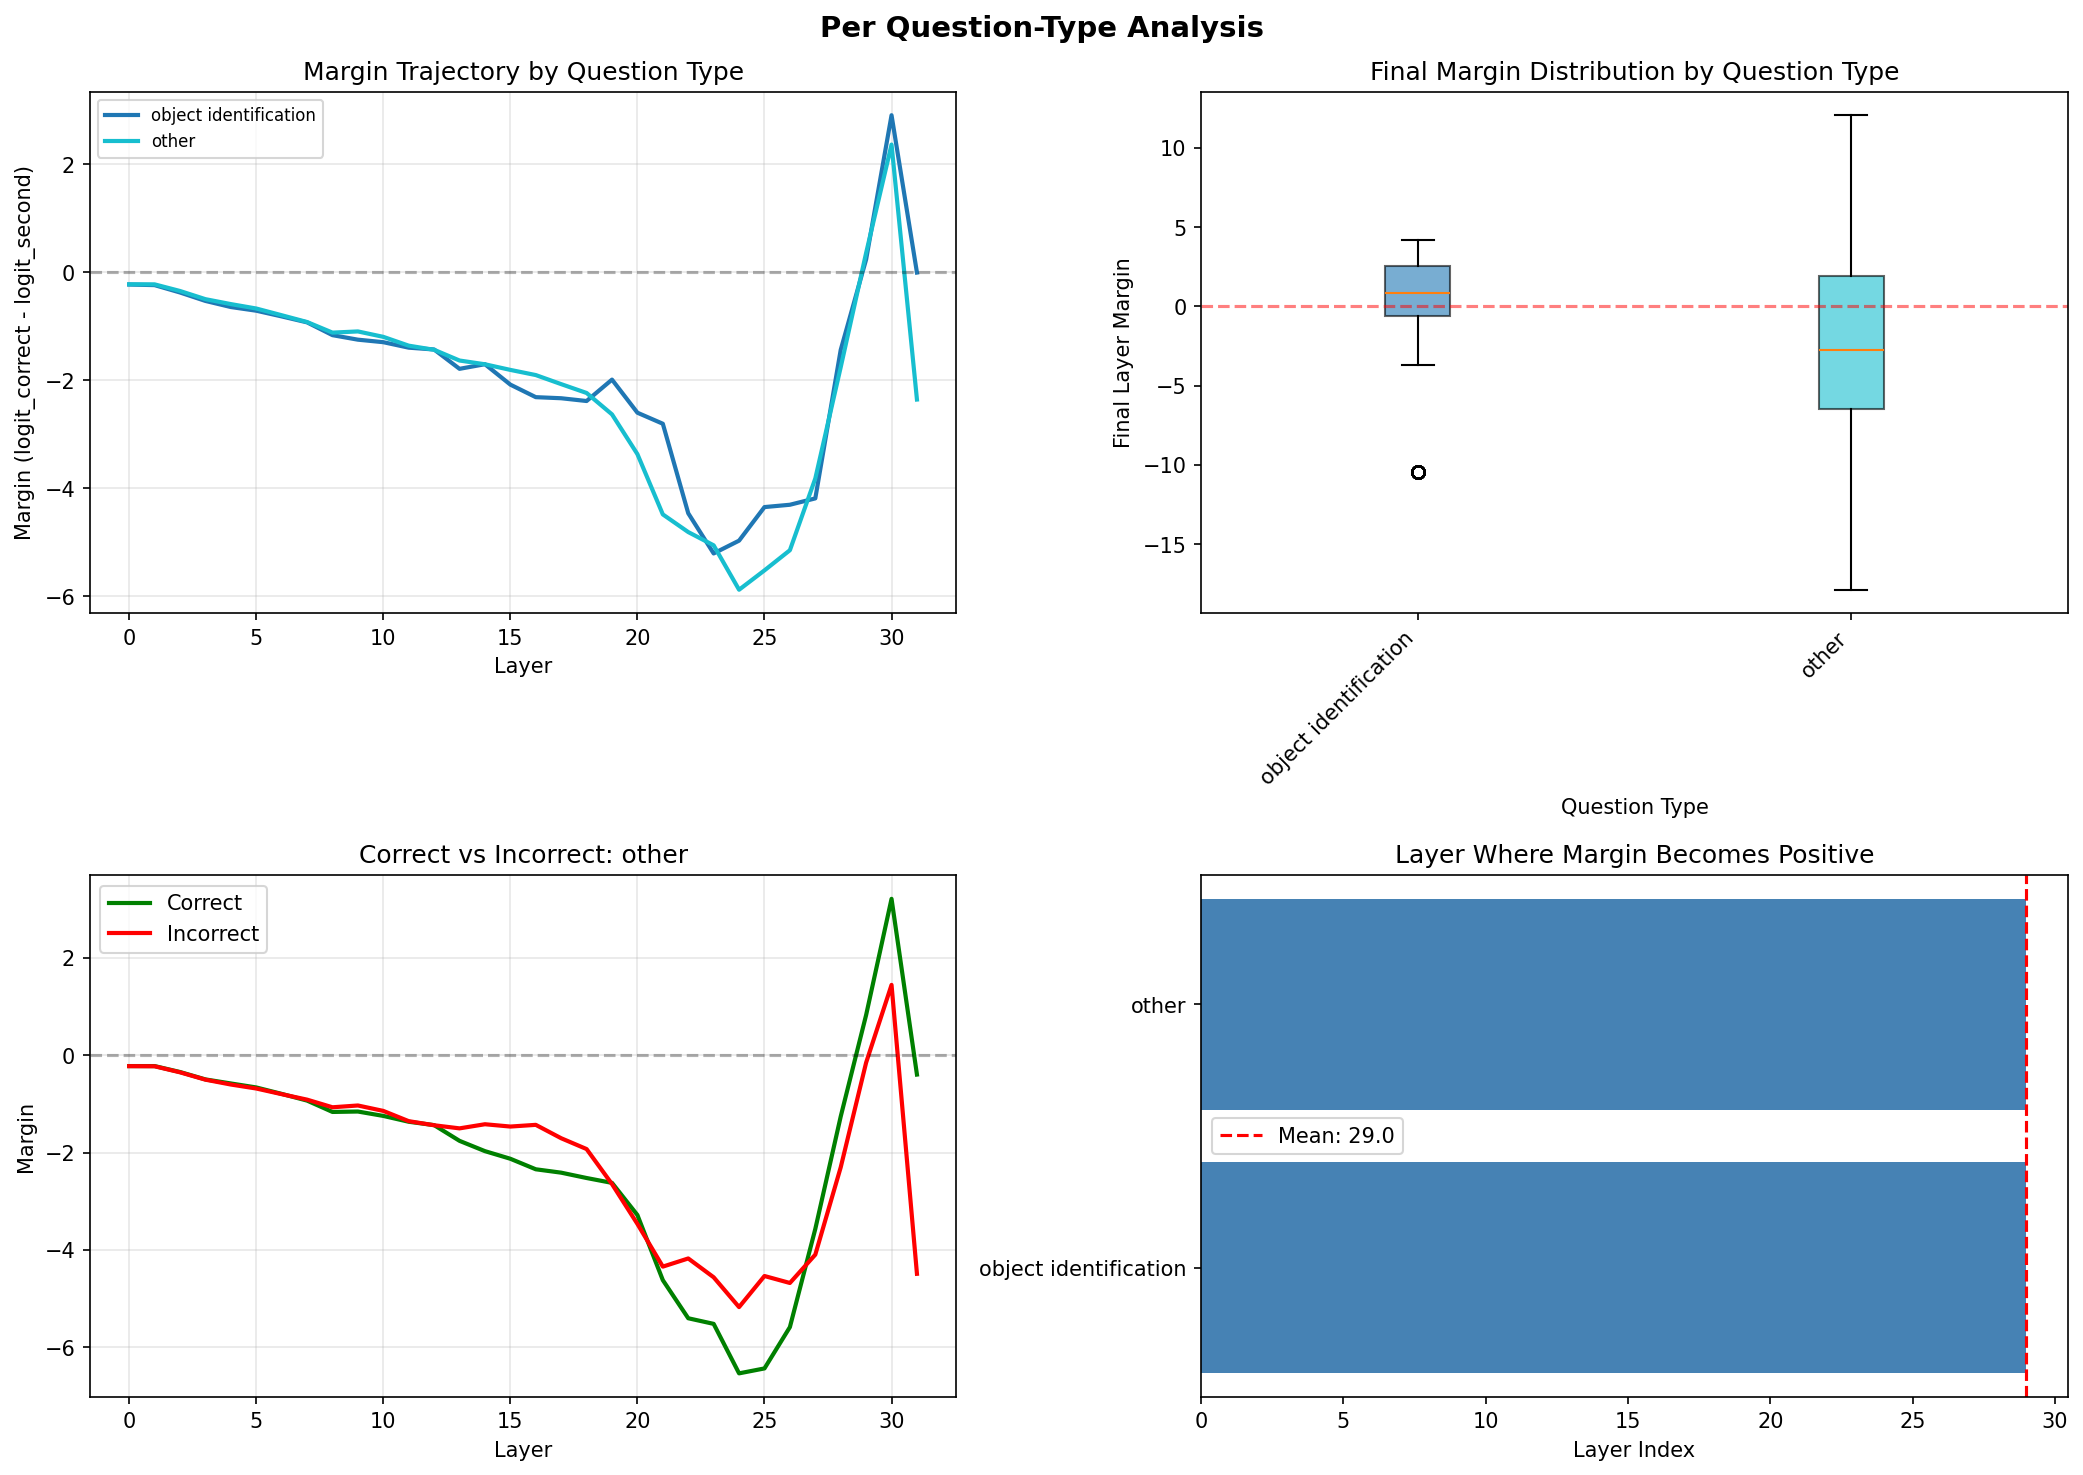

The Python source for this figure:
"""
PER QUESTION-TYPE ANALYSIS

This script analyzes margin trajectories and neuron activations broken down by question type:
- counting
- color  
- yes/no
- object identification
- etc.

From Shikhar's plan:
"Plot margin vs layer index, averaged over many questions and also per question‑type (counting, color, etc.)"
"Mutual information between a_i and question type or concept label"
"""

import json
import numpy as np
import pandas as pd
import matplotlib.pyplot as plt
from scipy import stats
import os
import warnings

warnings.filterwarnings('ignore')

# Get the directory where this script is located
SCRIPT_DIR = os.path.dirname(os.path.abspath(__file__))
PARENT_DIR = os.path.dirname(SCRIPT_DIR)


def load_existing_data():
    """Load data from existing experiments."""
    # Load step1b image comparison (has per-sample results)
    with open(os.path.join(SCRIPT_DIR, 'step1b_image_comparison.json'),
              'r') as f:
        image_comparison_data = json.load(f)

    # Load neuron analysis
    with open(os.path.join(SCRIPT_DIR, 'step3b_neuron_analysis.json'),
              'r') as f:
        neuron_data = json.load(f)

    # Load original CSV for question types
    df = pd.read_csv(os.path.join(PARENT_DIR, 'results.csv'))

    # logit_lens_results_1000.json is optional (may not exist)
    logit_lens_data = None
    logit_lens_path = os.path.join(SCRIPT_DIR, 'logit_lens_results_1000.json')
    if os.path.exists(logit_lens_path):
        with open(logit_lens_path, 'r') as f:
            logit_lens_data = json.load(f)

    return logit_lens_data, image_comparison_data, neuron_data, df


def analyze_by_question_type():
    """Analyze margin trajectories per question type."""

    print("=" * 70)
    print("PER QUESTION-TYPE ANALYSIS")
    print("=" * 70)

    # Load data
    logit_lens_data, image_comparison_data, neuron_data, df = load_existing_data(
    )

    # Get question types
    question_types = df['question_type'].unique()
    print(f"\nQuestion types found: {list(question_types)}")

    # Count per type
    type_counts = df['question_type'].value_counts()
    print("\nSamples per type:")
    for qt, count in type_counts.items():
        print(f"  {qt}: {count}")

    # Analyze step1b results by question type
    # Match questions to their types
    results_with_image = image_comparison_data.get('results_with_image', [])

    # Create mapping from question to type
    q_to_type = dict(zip(df['question'], df['question_type']))

    # Group results by question type
    margins_by_type = {qt: [] for qt in question_types}
    correct_by_type = {
        qt: {
            'correct': [],
            'incorrect': []
        }
        for qt in question_types
    }

    for result in results_with_image:
        question = result['question']
        qt = q_to_type.get(question, 'unknown')
        if qt in margins_by_type:
            margins_by_type[qt].append(result['margins'])
            if result['is_correct']:
                correct_by_type[qt]['correct'].append(result['margins'])
            else:
                correct_by_type[qt]['incorrect'].append(result['margins'])

    # Calculate average margins per type
    avg_margins_by_type = {}
    for qt in question_types:
        if margins_by_type[qt]:
            avg_margins_by_type[qt] = np.mean(margins_by_type[qt], axis=0)
            print(f"\n{qt}: {len(margins_by_type[qt])} samples")

    # Create visualization
    fig, axes = plt.subplots(2, 2, figsize=(14, 10))
    fig.suptitle('Per Question-Type Analysis', fontsize=14, fontweight='bold')

    # 1. Margin trajectory by question type
    ax1 = axes[0, 0]
    colors = plt.cm.tab10(np.linspace(0, 1, len(avg_margins_by_type)))

    for (qt, margins), color in zip(avg_margins_by_type.items(), colors):
        ax1.plot(margins, label=qt, color=color, linewidth=2)

    ax1.axhline(y=0, color='black', linestyle='--', alpha=0.3)
    ax1.set_xlabel('Layer')
    ax1.set_ylabel('Margin (logit_correct - logit_second)')
    ax1.set_title('Margin Trajectory by Question Type')
    ax1.legend(loc='upper left', fontsize=8)
    ax1.grid(True, alpha=0.3)

    # 2. Final margin distribution by type
    ax2 = axes[0, 1]
    final_margins = {
        qt: [m[-1] for m in margins_by_type[qt]]
        for qt in question_types if margins_by_type[qt]
    }

    positions = range(len(final_margins))
    bp = ax2.boxplot([final_margins[qt] for qt in final_margins.keys()],
                     positions=positions,
                     patch_artist=True)

    for patch, color in zip(bp['boxes'], colors):
        patch.set_facecolor(color)
        patch.set_alpha(0.6)

    ax2.set_xticklabels(list(final_margins.keys()), rotation=45, ha='right')
    ax2.set_xlabel('Question Type')
    ax2.set_ylabel('Final Layer Margin')
    ax2.set_title('Final Margin Distribution by Question Type')
    ax2.axhline(y=0, color='red', linestyle='--', alpha=0.5)

    # 3. Correct vs Incorrect by type (for types with enough data)
    ax3 = axes[1, 0]

    # Pick types with at least 3 correct and 3 incorrect
    valid_types = [
        qt for qt in question_types if len(correct_by_type[qt]['correct']) >= 3
        and len(correct_by_type[qt]['incorrect']) >= 3
    ]

    if valid_types:
        # Just plot one type as example (or first valid)
        example_type = valid_types[0] if valid_types else list(
            question_types)[0]

        if correct_by_type[example_type]['correct']:
            correct_avg = np.mean(correct_by_type[example_type]['correct'],
                                  axis=0)
            ax3.plot(correct_avg, 'g-', linewidth=2, label='Correct')

        if correct_by_type[example_type]['incorrect']:
            incorrect_avg = np.mean(correct_by_type[example_type]['incorrect'],
                                    axis=0)
            ax3.plot(incorrect_avg, 'r-', linewidth=2, label='Incorrect')

        ax3.axhline(y=0, color='black', linestyle='--', alpha=0.3)
        ax3.set_xlabel('Layer')
        ax3.set_ylabel('Margin')
        ax3.set_title(f'Correct vs Incorrect: {example_type}')
        ax3.legend()
        ax3.grid(True, alpha=0.3)
    else:
        ax3.text(0.5,
                 0.5,
                 'Not enough data for\ncorrect/incorrect comparison',
                 ha='center',
                 va='center',
                 transform=ax3.transAxes)
        ax3.set_title('Correct vs Incorrect (Insufficient Data)')

    # 4. Layer where margin becomes positive (per type)
    ax4 = axes[1, 1]

    crossover_layers = {}
    for qt, margins in avg_margins_by_type.items():
        # Find first layer where margin > 0
        for i, m in enumerate(margins):
            if m > 0:
                crossover_layers[qt] = i
                break
        else:
            crossover_layers[qt] = len(margins)  # Never crossed

    types_sorted = sorted(crossover_layers.keys(),
                          key=lambda k: crossover_layers[k])
    layers = [crossover_layers[qt] for qt in types_sorted]

    bars = ax4.barh(range(len(types_sorted)), layers, color='steelblue')
    ax4.set_yticks(range(len(types_sorted)))
    ax4.set_yticklabels(types_sorted)
    ax4.set_xlabel('Layer Index')
    ax4.set_title('Layer Where Margin Becomes Positive')
    ax4.axvline(x=np.mean(layers),
                color='red',
                linestyle='--',
                label=f'Mean: {np.mean(layers):.1f}')
    ax4.legend()

    plt.tight_layout()
    plt.savefig(os.path.join(SCRIPT_DIR, 'question_type_analysis.png'),
                dpi=150,
                bbox_inches='tight')
    plt.savefig(os.path.join(SCRIPT_DIR, 'question_type_analysis.pdf'),
                bbox_inches='tight')
    print("\nSaved: question_type_analysis.png")

    # Save detailed results
    results = {
        'avg_margins_by_type': {
            qt: list(m)
            for qt, m in avg_margins_by_type.items()
        },
        'crossover_layers': crossover_layers,
        'samples_per_type': {
            qt: len(margins_by_type[qt])
            for qt in question_types
        },
        'final_margin_stats': {
            qt: {
                'mean':
                float(np.mean(final_margins[qt]))
                if qt in final_margins else None,
                'std':
                float(np.std(final_margins[qt]))
                if qt in final_margins else None,
                'median':
                float(np.median(final_margins[qt]))
                if qt in final_margins else None
            }
            for qt in question_types
        }
    }

    with open(os.path.join(SCRIPT_DIR, 'question_type_analysis.json'),
              'w') as f:
        json.dump(results, f, indent=2)
    print("Saved: question_type_analysis.json")

    # Print summary
    print("\n" + "=" * 70)
    print("QUESTION TYPE SUMMARY")
    print("=" * 70)

    print("\nCrossover layer (where margin becomes positive):")
    for qt in types_sorted:
        print(f"  {qt}: Layer {crossover_layers[qt]}")

    print("\nFinal margin statistics:")
    for qt in question_types:
        if qt in final_margins and final_margins[qt]:
            mean_m = np.mean(final_margins[qt])
            std_m = np.std(final_margins[qt])
            print(f"  {qt}: {mean_m:.2f} ± {std_m:.2f}")

    return results


def analyze_visual_contribution_by_type():
    """Analyze how much visual info contributes per question type."""

    print("\n" + "=" * 70)
    print("VISUAL CONTRIBUTION BY QUESTION TYPE")
    print("=" * 70)

    # Load data
    with open(os.path.join(SCRIPT_DIR, 'step1b_image_comparison.json'),
              'r') as f:
        data = json.load(f)

    df = pd.read_csv(os.path.join(PARENT_DIR, 'results.csv'))
    q_to_type = dict(zip(df['question'], df['question_type']))
    question_types = df['question_type'].unique()

    results_with = data.get('results_with_image', [])
    results_without = data.get('results_no_image', [])

    # Match results
    # Assuming same order
    delta_margins_by_type = {qt: [] for qt in question_types}

    for i, (r_with, r_without) in enumerate(zip(results_with,
                                                results_without)):
        question = r_with['question']
        qt = q_to_type.get(question, 'unknown')

        if qt in delta_margins_by_type:
            delta = np.array(r_with['margins']) - np.array(
                r_without['margins'])
            delta_margins_by_type[qt].append(delta)

    # Calculate average delta margins
    avg_delta_by_type = {}
    for qt in question_types:
        if delta_margins_by_type[qt]:
            avg_delta_by_type[qt] = np.mean(delta_margins_by_type[qt], axis=0)

    # Create visualization
    fig, axes = plt.subplots(1, 2, figsize=(14, 5))
    fig.suptitle('Visual Contribution by Question Type',
                 fontsize=14,
                 fontweight='bold')

    # 1. Delta margin trajectory by type
    ax1 = axes[0]
    colors = plt.cm.tab10(np.linspace(0, 1, len(avg_delta_by_type)))

    for (qt, delta), color in zip(avg_delta_by_type.items(), colors):
        ax1.plot(delta, label=qt, color=color, linewidth=2)

    ax1.axhline(y=0, color='black', linestyle='--', alpha=0.3)
    ax1.set_xlabel('Layer')
    ax1.set_ylabel('Δmargin (with image - without)')
    ax1.set_title('Visual Contribution per Layer by Question Type')
    ax1.legend(loc='upper left', fontsize=8)
    ax1.grid(True, alpha=0.3)

    # 2. Total visual contribution (sum of positive deltas)
    ax2 = axes[1]

    total_visual = {}
    for qt, delta in avg_delta_by_type.items():
        # Sum only positive contributions (where image helps)
        total_visual[qt] = np.sum(np.maximum(delta, 0))

    types_sorted = sorted(total_visual.keys(),
                          key=lambda k: total_visual[k],
                          reverse=True)
    values = [total_visual[qt] for qt in types_sorted]

    bars = ax2.bar(range(len(types_sorted)), values, color='coral')
    ax2.set_xticks(range(len(types_sorted)))
    ax2.set_xticklabels(types_sorted, rotation=45, ha='right')
    ax2.set_xlabel('Question Type')
    ax2.set_ylabel('Total Positive Δmargin')
    ax2.set_title('Total Visual Contribution by Question Type')

    plt.tight_layout()
    plt.savefig(os.path.join(SCRIPT_DIR, 'visual_contribution_by_type.png'),
                dpi=150,
                bbox_inches='tight')
    print("\nSaved: visual_contribution_by_type.png")

    # Print findings
    print("\nTotal visual contribution (sum of positive Δmargin):")
    for qt in types_sorted:
        print(f"  {qt}: {total_visual[qt]:.2f}")

    return avg_delta_by_type, total_visual


if __name__ == "__main__":
    results = analyze_by_question_type()
    delta_results, total_visual = analyze_visual_contribution_by_type()
